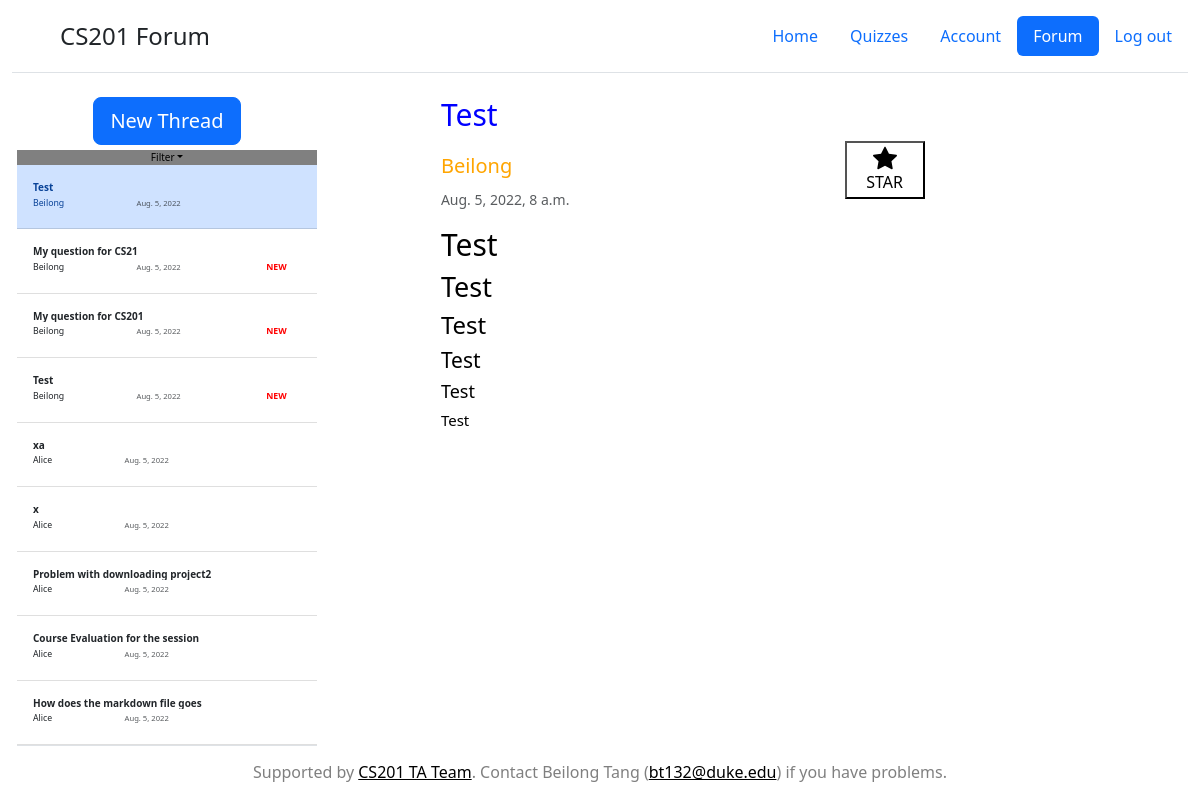
/cs201/forum/18 (signed in), run on the app's committed database.
### forum/models.py (models this page shows, shortened)
class Post(models.Model):
    text=models.TextField()
    author_name= models.CharField(max_length=50)
    author_netid = models.CharField(max_length=8)
    pub_date = models.DateTimeField(default=datetime.datetime.strptime('2022-7-26 6:00','%Y-%m-%d %H:%M').astimezone(datetime.timezone(datetime.timedelta(hours=0))))
    title = models.CharField(max_length=100)
    level = models.IntegerField(default=0)
    question_id = models.IntegerField(default=0)
    category = models.IntegerField(default=0)

### forum/views.py (the view)
# urls.py: path('/<int:id>',views.forum_post,name='forum_post'),
def forum_post(request, id):
    context={}
    current_post = Post.objects.get(id=id)
    student = Student.objects.get(student_netid=request.user.username)
    if student.forum_seen.find(str(id)+',')==-1:
        student.forum_seen+=str(id)+','
        student.save()
    post_seen = list(map(int,(list(filter(lambda x: x!="",student.forum_seen.split(','))))))
    context['post']=Post.objects.all().order_by('-pub_date')
    context['current']=current_post
    context['text'] = markdown.markdown(current_post.text,extensions=[
    'markdown.extensions.fenced_code',
    'markdown.extensions.extra',
    'markdown.extensions.toc'
    ])
    context['post_seen']=post_seen
    return render(request, 'forum/forum_post.html', context)

### quiz/templatetags/my_tags.py (called while the page is built)
@register.filter
def date(date):
    return date.date()

### forum/templates/forum/forum_post.html (shortened to what this page needs)
<!doctype html>
<html lang="en" class="h-100">
  <head>
{% load static %}
{% load my_tags%}
<link rel = "stylesheet" type ="text/css" href = "{% static 'quiz/bootstrap/css/bootstrap.min.css' %}">
<link rel = "stylesheet" type ="text/css" href = "{% static 'simple_judge/cover.css' %}">
<link rel = "stylesheet" type ="text/css" href = "{% static 'forum/sidebars.css' %}">
<link rel="stylesheet" href= "{% static 'quiz/highlight/styles/default.min.css' %}">
  </head>
  <body class="d-flex h-100 text-center text-black bg-white">
    <div class="container-fluid d-flex w-100 h-100  mx-auto flex-column">
      <header class="d-flex flex-wrap justify-content-center py-3 mb-4 border-bottom">
        <a href="/" class="d-flex align-items-center mb-3 mb-md-0 me-md-auto text-dark text-decoration-none">
          <svg class="bi me-2" width="40" height="32"><use xlink:href="#bootstrap"/></svg>
          <span class="fs-4">CS201 Forum</span>
        </a>
        <ul class="nav nav-pills">
          <li class="nav-item"><a href="{% url 'quiz:userface' %}" class="nav-link " aria-current="page">Home</a></li>
        <li class="nav-item"><a href="{% url 'quiz:assignment'  %}" class="nav-link">Quizzes</a></li>
        <li class="nav-item"><a href="{% url 'quiz:account'  %}" class="nav-link">Account</a></li>
        <li class="nav-item"><a href="{% url 'forum:forum' %}" class="nav-link active">Forum</a></li>
        <li class="nav-item"><a href="#" class="nav-link" onclick="go()">Log out</a></li>
        </ul>
      </header>
    <main class="d-flex flex-nowrap">
              <div class="d-flex flex-column align-items-stretch flex-shrink-0 bg-white" style="width: 300px;font-size:10px;margin-left:5px">
                <div ><a href = "{%url 'forum:create_post' %}" style="width:250px"><button type="button" class="btn btn-primary btn-lg" style="margin-bottom:5px">New Thread</button></a></div>
                <a class="nav-link dropdown-toggle " href="#" id="dropdown01" data-bs-toggle="dropdown" aria-expanded="false" style="background:grey">Filter</a>
                <div class="list-group list-group-flush border-bottom scrollarea">
                  {% for c in post %}
                  <a href="{%url 'forum:forum_post' c.id%}" class="list-group-item list-group-item-action py-3 lh-sm  " id="{{c.id}}" aria-current="true" >
                    <div class="d-flex w-100 align-items-center justify-content-between">
                      <strong class="mb-1" style="overflow: hidden;text-overflow: ellipsis;word-break:keep-all;white-space:nowrap;display:block;">{{c.title}}</strong>
                    </div>
                                      <div class='row'>
                                        <div class="col-md-9 mb-1 small" style="overflow: hidden;text-overflow: ellipsis;word-break:keep-all;white-space:nowrap;display:block;text-align:left">
                                        {%if c.id not in post_seen %}
                                            {{c.author_name}}
                                            <small class="text-muted" style='margin-left:70px;'>{{c.pub_date|date}}</small>
                                        </div>
                                            <div class='col-md-3 mb-1 small' style=''><div style=''><strong style='color:red' >NEW</strong></div></div>
                                    {%else%}
                                          {{c.author_name}}
                                          <small class="text-muted" style='margin-left:70px;'>{{c.pub_date|date}}</small>
                                        </div>
                                    {%endif%}
                                      </div>
                  </a>
                  {%endfor%}
                </div>
              </div>
        <div class="d-flex flex-column align-items-stretch flex-shrink-0 bg-purple scrollarea" style='margin:0 auto;width:70%;'>
              <div>
                  <div style="text-align:left;margin-left:100px;margin-right:100px;">
                      <h1 style='color:blue'>{{current.title}}</h1>
                    </div>
                              <div>
                                    <div class='row' style='width:90%' >
                                            <div class='col-md-6' style='margin-top:10px;text-align:left'>
                                              <div>
                                              <p style='margin-left:100px;color:orange;font-size:20px'>{{current.author_name}}</p></div>
                                              <div style='margin-top:-10px'>
                                              <p style='margin-left:100px;'><small class="text-muted">{{current.pub_date}}</small></p></div>
                                            </div>
                                              <div class='col-md-6' style=''>
                                                        <button onclick='change()' style='background:white;width:80px'>
                                                        <div>
                                                            <div height='10px'>
                                                            <p style='color:black;height:10px' id='ifstar'>STAR</p>
                                                            </div>
                                                        </div>
                                                      </button>
                                                </div>
                                    </div>
                              </div>
              </div>
                    <div style="text-align:left;margin-left:100px;margin-right:100px;">
                      {{text|safe}}
                    </div>
              </div>
    </main>
  <footer class="mt-auto text-black-50" style="font-size:15px">
    <p>Supported by <a class="text-black">CS201 TA Team</a>. Contact Beilong Tang (<a class="text-black">bt132@duke.edu</a>) if you have problems.</p>
  </footer>
</div>
  </body>
</html>

### forum/static/forum/sidebars.css (style rules this page uses)
body { min-height: 100vh; min-height: -webkit-fill-available; }
html { height: -webkit-fill-available; }
main { height: 100vh; height: -webkit-fill-available; max-height: 100vh; overflow-x: auto; overflow-y: hidden; }
.dropdown-toggle { outline: 0; }
.scrollarea { overflow-y: auto; }

### forum/templates/forum/forum_post.html (style rules this page uses)
h1 { font-size:30px; }
h2 { font-size:27px; }
h3 { font-size:24px; }
h4 { font-size:21px; }
h5 { font-size:18px; }
h6 { font-size:15px; }
p { font-size:16px; }

### data on the page
Post: title "Test", author_name "Beilong", pub_date "Aug. 5, 2022", pub_date "Aug. 5, 2022, 8 a.m."
Post: title "My question for CS21", author_name "Beilong", pub_date "Aug. 5, 2022"
Post: title "My question for CS201", author_name "Beilong", pub_date "Aug. 5, 2022"
Post: title "Test", author_name "Beilong", pub_date "Aug. 5, 2022"
Post: title "xa", author_name "Alice", pub_date "Aug. 5, 2022"
Post: title "x", author_name "Alice", pub_date "Aug. 5, 2022"
Post: title "Problem with downloading project2", author_name "Alice", pub_date "Aug. 5, 2022"
Post: title "Course Evaluation for the session", author_name "Alice", pub_date "Aug. 5, 2022"
Post: title "How does the markdown file goes", author_name "Alice", pub_date "Aug. 5, 2022"

### other printed values
{{ text|safe }} "Test Test Test Test Test Test"
